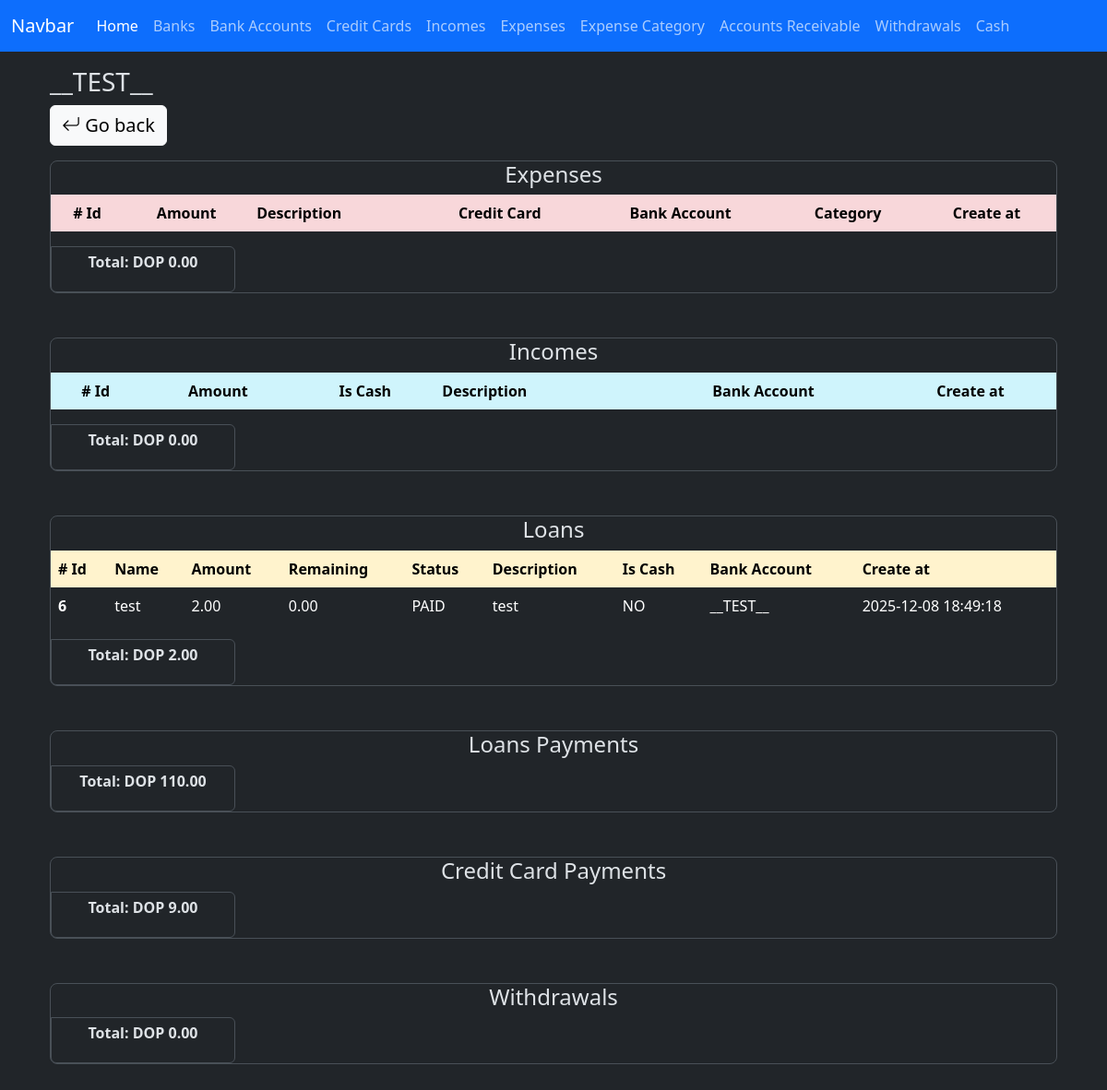
The page /bank_accounts/associated_records/20 on the database as committed earlier.
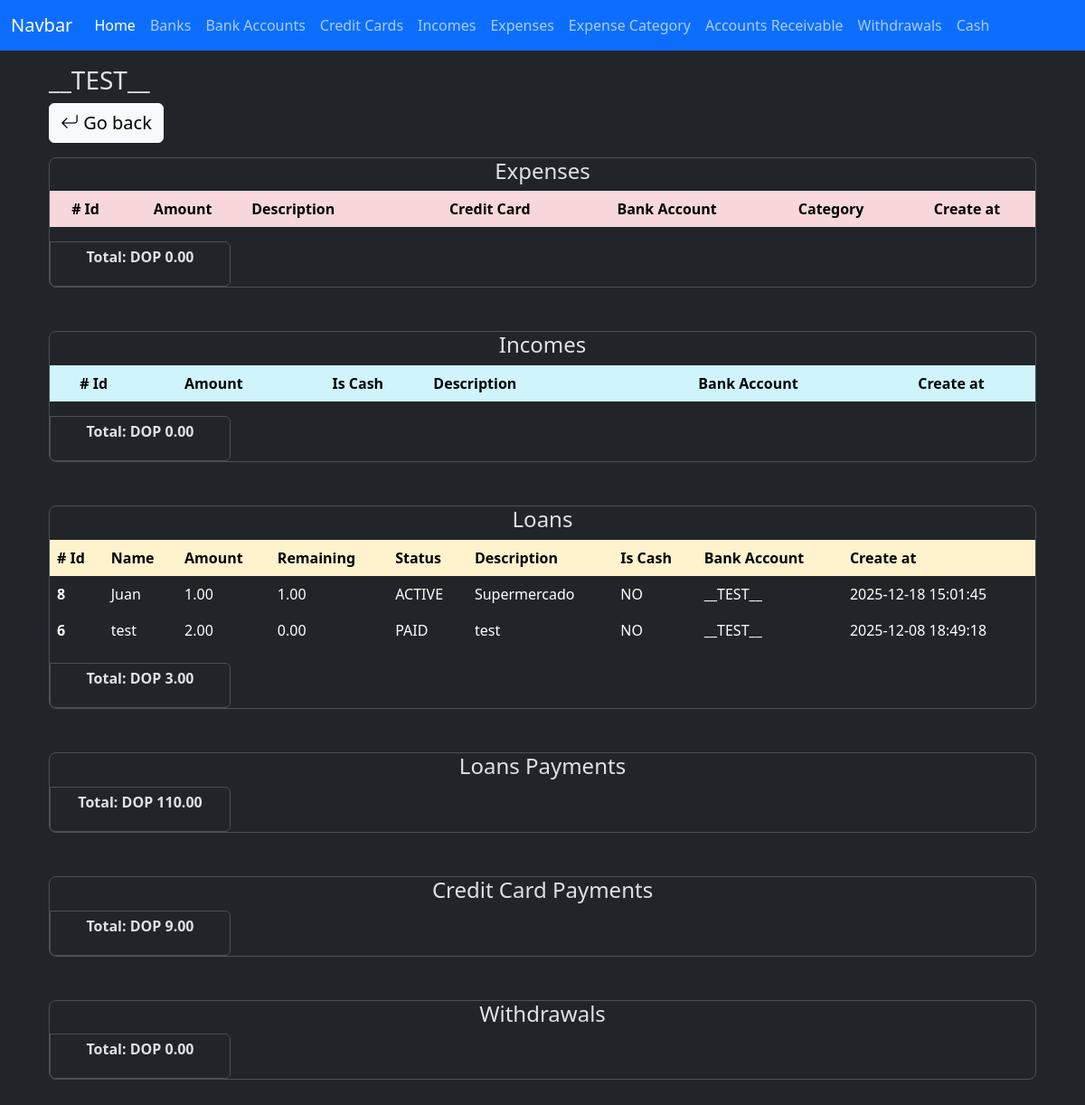
The same page on the database as committed later.
### app/models/bank_account.py (models this page shows)
class BankAccount(db.Model):
    __tablename__ = 'bank_accounts'
    id = db.Column(db.Integer, primary_key=True)
    nick_name = db.Column(db.String(120))
    amount_available = db.Column(db.Numeric(10, 2), nullable=False)
    is_active = db.Column(db.Boolean, default=True)
    account_number = db.Column(db.Integer, nullable=True)
    bank_id = db.Column(db.Integer, db.ForeignKey('banks.id'))
    created_at = db.Column(db.DateTime(timezone=True), server_default=func.now())
    updated_at = db.Column(db.DateTime(timezone=True), onupdate=func.now())
    bank = relationship('Bank', back_populates='bank_accounts')
    expenses = relationship('Expense', back_populates='bank_account', order_by='desc(Expense.created_at)')
    incomes = relationship('Income', back_populates='bank_account', order_by='desc(Income.created_at)')
    loans = relationship('Loan', back_populates='bank_account', order_by='desc(Loan.created_at)')
    loan_payments = relationship('LoanPayment', back_populates='bank_account', order_by='desc(LoanPayment.created_at)')
    credit_card_payments = relationship('CreditCardPayment', back_populates='bank_account', order_by='desc(CreditCardPayment.created_at)')
    withdrawals = relationship('Withdrawal', back_populates='bank_account', order_by='desc(Withdrawal.created_at)')

### app/models/loan.py (models this page shows, shortened)
class Loan(db.Model):
    __tablename__ = 'loans'
    id = db.Column(db.Integer, primary_key=True)
    person_name = db.Column(db.String(100), nullable=False)
    amount = db.Column(db.Numeric(10, 2), nullable=False)
    is_active = db.Column(db.Boolean, default=True)
    is_cash = db.Column(db.Boolean)
    code = db.Column(db.String(50), nullable=False)
    bank_account_id = db.Column(db.Integer, db.ForeignKey('bank_accounts.id'))
    created_at = db.Column(db.DateTime(timezone=True), server_default=func.now())
    updated_at = db.Column(db.DateTime(timezone=True), onupdate=func.now())
    description = db.Column(db.String(200))
    loan_payments = relationship('LoanPayment', back_populates='loan')
    bank_account = relationship('BankAccount', back_populates='loans')
    def total_payments(self):
        db.session.refresh(self)
        total = Decimal(0.0)
        for payment in self.loan_payments:
            total += payment.amount
        return total
    def remaining_amount(self):
        db.session.refresh(self)
        remaining = self.amount - self.total_payments()
        if remaining < 0:
            return Decimal('0.00')
        return remaining.quantize(Decimal('0.00'))

### app/models/loan_payment.py (models this page shows, shortened)
class LoanPayment(db.Model):
    __tablename__ = 'loan_payment'
    id = db.Column(db.Integer, primary_key=True)
    amount = db.Column(db.Numeric(10,2), nullable=False)
    is_cash = db.Column(db.Boolean, nullable=False)
    loan_id = db.Column(db.Integer, db.ForeignKey('loans.id'))
    bank_account_id = db.Column(db.Integer, db.ForeignKey('bank_accounts.id', name='bank_account_id'))
    code = db.Column(db.String(50), nullable=False, server_default='TEMP')
    created_at = db.Column(db.DateTime(timezone=True), server_default=func.now())
    updated_at = db.Column(db.DateTime(timezone=True), onupdate=func.now())
    loan = relationship('Loan', back_populates='loan_payments')
    bank_account = relationship('BankAccount', back_populates='loan_payments')

### app/models/credit_card_payment.py (models this page shows)
class CreditCardPayment(db.Model):
    __tablename__ = 'credit_card_payments'
    id = db.Column(db.Integer, primary_key=True)
    amount = db.Column(db.Numeric(10,2), nullable=False)
    credit_card_id = db.Column(db.Integer, db.ForeignKey('credit_cards.id'), nullable=False)
    bank_account_id = db.Column(db.Integer, db.ForeignKey('bank_accounts.id', name='bank_account_id'), nullable=False)
    created_at = db.Column(db.DateTime(timezone=True), server_default=func.now())
    updated_at = db.Column(db.DateTime(timezone=True), onupdate=func.now())
    credit_card = relationship('CreditCard', back_populates='payments')
    bank_account = relationship('BankAccount', back_populates='credit_card_payments')

### app/routes/bank_account_routes.py (the view)
@bank_account_bp.route('/associated_records/<int:bank_account_id>')
def associated_records(bank_account_id):
    try:
        data = ba_controller.get_associated_records(bank_account_id)
        return render_template('bank_accounts/associated_records.html', **data)
    except Exception as e:
        print(e)
        return jsonify({'error': str(e)}), 400

### app/controllers/bank_account_controller.py (called while the page is built)
def get_associated_records(bank_account_id):
    try:
        data = {}
        bank_account = BankAccount.query.get(bank_account_id)
        data = {
            'bank_account': bank_account,
            'total_amount': total_amount,
        }
        return data
    except BankAccountDoesNotExists as e:
        raise BankAccountDoesNotExists('Bank account does not exists.')
    except Exception as e:
        raise e

### app/utils/numeric_casting.py (called while the page is built)
def total_amount(obj_list):
        total = Decimal()
        for o in obj_list:
            total += o.amount
        return f'DOP {total:,.2f}'

### app/templates/bank_accounts/associated_records.html (shortened to what this page needs)
{% extends 'layout.html' %}
{% block content %}
    <h3>{{ bank_account.nick_name }}</h3>
    <a href="{{ url_for('bank_account.index') }}" class="btn btn-light fs-5"><i class="bi bi-arrow-return-left"></i> Go back</a>
    <div class="my-3 border rounded-3">
        <h4 class="d-flex justify-content-center">Expenses</h4>
        <div id="expenses-table-container" class="table-responsive overflow-y-auto mt-1" style="max-height: 322px;">
            <table class="table table-borderless table-hover" id="expenses-table">
                <thead class="sticky-top" >
                    <tr class="table-danger">
                        <th scope="col" class="text-center"># Id</th>
                        <th scope="col" class="text-center">Amount</th>
                        <th scope="col">Description</th>
                        <th scope="col" class="text-center">Credit Card</th>
                        <th scope="col" class="text-center">Bank Account</th>
                        <th scope="col" class="text-center">Category</th>
                        <th scope="col" class="text-center">Create at</th>
                    </tr>
                </thead>
            </table>
        </div>
        <div class="p-1 border rounded-end rounded-bottom w-100 d-flex justify-content-center align-items-center" style="max-width: 200px;">
            <p class="fs-6 fw-bold">Total: {{ total_amount(bank_account.expenses) }}</p>
        </div>
    </div>
    <div class="my-5 border rounded-3">
        <h4 class="d-flex justify-content-center">Incomes</h4>
        <div id="incomes-table-container" class="table-responsive overflow-y-auto mt-1" style="max-height: 322px;">
            <table class="table table-borderless table-hover">
                <thead class="sticky-top">
                    <tr class="table-info">
                        <th scope="col" class="text-center"># Id</th>
                        <th scope="col" class="text-center">Amount</th>
                        <th scope="col" class="text-center">Is Cash</th>
                        <th scope="col">Description</th>
                        <th scope="col" class="text-center">Bank Account</th>
                        <th scope="col" class="text-center">Create at</th>
                    </tr>
                </thead>
            </table>
        </div>
        <div class="p-1 border rounded-end rounded-bottom w-100 d-flex justify-content-center align-items-center" style="max-width: 200px;">
            <p class="fs-6 fw-bold">Total: {{ total_amount(bank_account.incomes) }}</p>
        </div>
    </div>
    <div class="my-5 border rounded-3">
        <h4 class="d-flex justify-content-center">Loans</h4>
        <div id="expenses-table-container" class="table-responsive overflow-y-auto mt-2" style="max-height: 457px;">
            <table class="table table-borderless  table-hover">
                <thead class="sticky-top">
                    <tr class="table-warning">
                    <th scope="col"># Id</th>
                    <th scope="col">Name</th>
                    <th scope="col">Amount</th>
                    <th scope="col">Remaining</th>
                    <th scope="col">Status</th>
                    <th scope="col">Description</th>
                    <th scope="col">Is Cash</th>
                    <th scope="col">Bank Account</th>
                    <th scope="col">Create at</th>
                    </tr>
                </thead>
                <tbody id="loans-table-body-id">
                  {% for loan in bank_account.loans %}
                    <tr class="loan-row" data-loan-id="{{ loan.id }}" data-url-associated-records = "{{ url_for('accounts_receivable.associated_records', loan_id=loan.id) }}">
                        <th scope="row">{{ loan.id }}</th>
                        <td>{{ loan.person_name }}</td>
                        <td>{{ loan.amount }}</td>
                        <td> {{ loan.remaining_amount() }} </td>
                        <td>{{ 'ACTIVE' if loan.is_active else 'PAID'  }}</td>
                        <td>{{ loan.description }}</td>
                        <td>{{ 'YES' if loan.is_cash else 'NO'  }}</td>
                        <td>{{ loan.bank_account.nick_name }}</td>
                        <td>{{ loan.created_at }}</td>
                    </tr>
                  {% endfor %}
                </tbody>
            </table>
        </div>
        <div class="p-1 border rounded-end rounded-bottom w-100 d-flex justify-content-center align-items-center" style="max-width: 200px;">
            <p class="fs-6 fw-bold mx-2">Total: {{ total_amount(bank_account.loans) }}</p>
        </div>
    </div>
    <div class="my-5 border rounded-3">
        <h4 class="d-flex justify-content-center">Loans Payments</h4>
        <div class="p-1 border rounded-end rounded-bottom w-100 d-flex justify-content-center align-items-center" style="max-width: 200px;">
            <p class="fs-6 fw-bold mx-2">Total: {{ total_amount(bank_account.loan_payments) }}</p>
        </div>
    </div>
    <div class="my-5 border rounded-3">
        <h4 class="d-flex justify-content-center">Credit Card Payments</h4>
        <div class="p-1 border rounded-end rounded-bottom w-100 d-flex justify-content-center align-items-center" style="max-width: 200px;">
            <p class="fs-6 fw-bold mx-2">Total: {{ total_amount(bank_account.credit_card_payments) }}</p>
        </div>
    </div>
    <div class="my-5 border rounded-3">
        <h4 class="d-flex justify-content-center">Withdrawals</h4>
        <div class="p-1 border rounded-end rounded-bottom w-100 d-flex justify-content-center align-items-center" style="max-width: 200px;">
            <p class="fs-6 fw-bold mx-2">Total: {{ total_amount(bank_account.withdrawals) }}</p>
        </div>
    </div>
{% endblock %}

### app/templates/layout.html (shortened to what this page needs)
<!doctype html>
<html lang="en" data-bs-theme="dark">
  <head>
    <link href="https://cdn.jsdelivr.net/npm/bootstrap@5.3.8/dist/css/bootstrap.min.css" rel="stylesheet">
    <link rel="stylesheet" href="../static/style.css">
</head>
  <body>
    <nav class="navbar navbar-expand-lg bg-primary fixed-top mx-2 mx-auto">
        <div class="container-fluid">
            <a class="navbar-brand" href="#">Navbar</a>
            <div class="collapse navbar-collapse" id="navbarNav">
                <ul class="navbar-nav">
                    <li class="nav-item">
                        <a class="nav-link active" aria-current="page" href="{{ url_for('home.index' ) }}">Home</a>
                    </li>
                    <li class="nav-item">
                        <a class="nav-link" href="{{ url_for('bank.index' ) }}">Banks</a>
                    </li>
                    <li class="nav-item">
                        <a class="nav-link" href="{{ url_for('bank_account.index' ) }}">Bank Accounts</a>
                    </li>
                    <li class="nav-item">
                        <a class="nav-link" href="{{ url_for('credit_card.index' ) }}">Credit Cards</a>
                    </li>
                    <li class="nav-item">
                        <a class="nav-link" href="{{ url_for('income.index' ) }}">Incomes</a>
                    </li>
                    <li class="nav-item">
                        <a class="nav-link" href="{{ url_for('expense.index' ) }}">Expenses</a>
                    </li>
                    <li class="nav-item">
                        <a class="nav-link" href="{{ url_for('expense_category.index' ) }}">Expense Category</a>
                    </li>
                    <li class="nav-item">
                        <a class="nav-link" href="{{ url_for('accounts_receivable.index' ) }}">Accounts Receivable</a>
                    </li>
                    <li class="nav-item">
                        <a class="nav-link" href="{{ url_for('withdrawal.index' ) }}">Withdrawals</a>
                    </li>
                    <li class="nav-item">
                        <a class="nav-link" href="{{ url_for('cashledger.index' ) }}">Cash</a>
                    </li>
                </ul>
            </div>
        </div>
    </nav>
    <main class="container mt-5 p-4">
    {% block content %}
    {% endblock %}
    </main>
    <link rel="stylesheet" href="https://cdn.jsdelivr.net/npm/bootstrap-icons@1.13.1/font/bootstrap-icons.min.css">
</body>
</html>

Rows that differ between the two databases and show on the page:
added Loan: id "8", person_name "Juan", amount "1.00", remaining_amount "1.00", is_active "ACTIVE", description "Supermercado", is_cash "NO", bank_account.nick_name "__TEST__", created_at "2025-12-18 15:01:45", amount.amount "DOP 3.00"
Other text that changed with them:
{{ total_amount(bank_account.loans) }}: "DOP 2.00" → "DOP 3.00"
